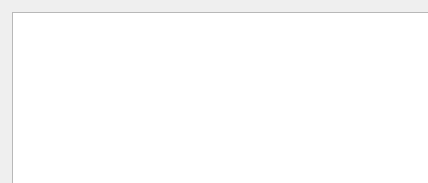
<?xml version='1.0' encoding='UTF-8'?> 
<ui version='4.0'>
 <class>Dialog</class>
 <widget class='QDialog' name='Dialog'>
      <property name='geometry'>
        <rect>
         <x>0</x>
         <y>0</y>
         <width>428</width>
         <height>183</height>
        </rect>
      </property>
  <property name='Leaf Inspector'>
   <string>Dialog</string>
  </property>
     <widget class='QPushButton' name='IDCANCEL0'>
      <property name='geometry'>
        <rect>
         <x>927</x>
         <y>405</y>
         <width>125</width>
         <height>35</height>
        </rect>
      </property>
        <property name='text'>
         <string>Close</string>
        </property>
       </widget>
     <widget class='QListWidget' name='LC_TEXREFS'>
      <property name='geometry'>
        <rect>
         <x>12</x>
         <y>12</y>
         <width>827</width>
         <height>370</height>
        </rect>
      </property>
       </widget>
     <widget class='QTreeWidget' name='TREE_BSP'>
      <property name='geometry'>
        <rect>
         <x>842</x>
         <y>17</y>
         <width>210</width>
         <height>367</height>
        </rect>
      </property>
     </widget>   
      <widget class='QComboBox' name='CB_CONTENT'>
      <property name='geometry'>
        <rect>
         <x>585</x>
         <y>395</y>
         <width>260</width>
         <height>220</height>
        </rect>
      </property>
      </widget>
      <widget class='QLabel' name='IDC_STATIC1'>
      <property name='geometry'>
        <rect>
         <x>502</x>
         <y>405</y>
         <width>65</width>
         <height>20</height>
        </rect>
      </property>
        <property name='text'>
          <string>Content</string>
         </property>
      </widget>
      </widget>
   <resources/>
 <connections/>
</ui> 
